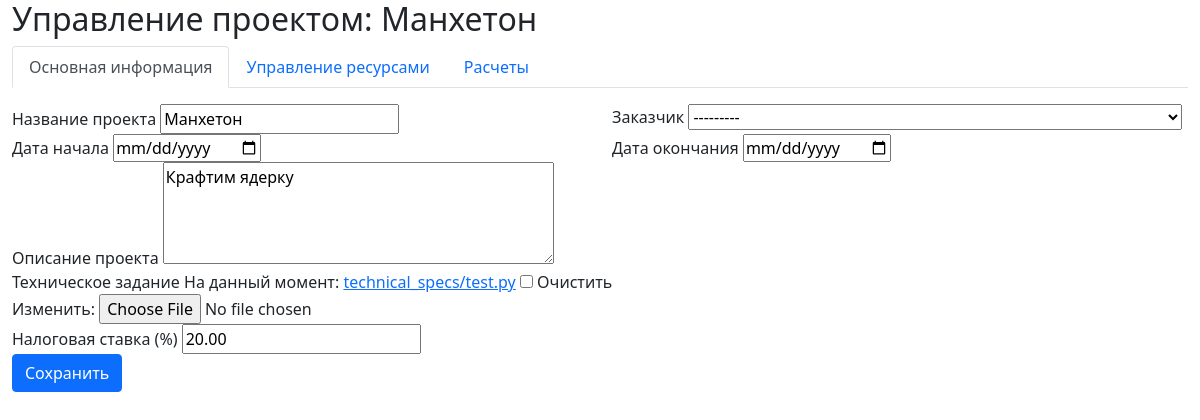
The app's page /projects/2/ (signed in) with its own data.
### projects/models.py (models this page shows, shortened)
class Project(models.Model):
    RESOURCE_TYPES = [
        ('employee', 'Сотрудник'),
        ('contractor', 'Исполнитель'),
        ('subcontractor', 'Субподрядчик'),
        ('equipment', 'Оборудование'),
    ]
    name = models.CharField(max_length=200, verbose_name="Название проекта")
    start_date = models.DateField(verbose_name="Дата начала")
    end_date = models.DateField(verbose_name="Дата окончания")
    description = models.TextField(verbose_name="Описание проекта", blank=True)
    customer = models.ForeignKey('customers.Customer', on_delete=models.SET_NULL,
                                 null=True, blank=True, verbose_name="Заказчик")
    technical_spec = models.FileField(upload_to='technical_specs/',
                                      null=True, blank=True, verbose_name="Техническое задание")
    tax_rate = models.DecimalField(max_digits=5, decimal_places=2, default=20.00,
                                   verbose_name="Налоговая ставка (%)",
                                   validators=[MinValueValidator(0)])
    total_cost = models.DecimalField(max_digits=15, decimal_places=2, default=0,
                                     verbose_name="Итоговая стоимость")
    cost_price = models.DecimalField(max_digits=15, decimal_places=2, default=0,
                                     verbose_name="Себестоимость")
    cost_with_margin = models.DecimalField(max_digits=15, decimal_places=2, default=0,
                                           verbose_name="Стоимость с маржинальностью")
    net_profit = models.DecimalField(max_digits=15, decimal_places=2, default=0,
                                     verbose_name="Чистая прибыль")
    created_at = models.DateTimeField(auto_now_add=True)
    updated_at = models.DateTimeField(auto_now=True)
    created_by = models.ForeignKey(User, on_delete=models.CASCADE)

### projects/views.py (the view)
# urls.py: path('<int:pk>/', views.project_detail, name='project_detail'),
@login_required
def project_detail(request, pk):
    project = get_object_or_404(Project, pk=pk, created_by=request.user)
    resources = project.projectresource_set.all()
    if request.method == 'POST':
        form = ProjectForm(request.POST, request.FILES, instance=project)
        if form.is_valid():
            form.save()
            project.calculate_costs()
            messages.success(request, 'Проект успешно обновлен!')
            return redirect('projects:project_detail', pk=project.pk)
    else:
        form = ProjectForm(instance=project)
    return render(request, 'projects/project_detail.html', {
        'project': project,
        'form': form,
        'resources': resources
    })

### projects/forms.py
class ProjectForm(forms.ModelForm):
    class Meta:
        model = Project
        fields = [
            'name', 'start_date', 'end_date', 'description', 'customer',
            'technical_spec', 'tax_rate'
        ]
        widgets = {
            'start_date': forms.DateInput(attrs={'type': 'date'}),
            'end_date': forms.DateInput(attrs={'type': 'date'}),
            'description': forms.Textarea(attrs={'rows': 4}),
        }

### customers/models.py (called while the page is built)
    def __str__(self):
        if self.customer_type == 'individual':
            return f"ФЛ: {self.full_name} (ИНН: {self.inn})"
        elif self.customer_type == 'entrepreneur':
            return f"ИП: {self.name or self.full_name} (ИНН: {self.inn})"
        else:
            return f"ЮЛ: {self.name} (ИНН: {self.inn})"

### projects/templates/projects/project_detail.html (shortened to what this page needs)
{% extends 'base.html' %}
{% load static %}
{% block content %}
<div class="container-fluid">
    <div class="row">
        <div class="col-md-12">
            <h2>Управление проектом: {{ project.name }}</h2>
            <ul class="nav nav-tabs" id="projectTabs" role="tablist">
                <li class="nav-item">
                    <a class="nav-link active" id="main-tab" data-toggle="tab" href="#main" role="tab">
                        Основная информация
                    </a>
                </li>
                <li class="nav-item">
                    <a class="nav-link" id="resources-tab" data-toggle="tab" href="#resources" role="tab">
                        Управление ресурсами
                    </a>
                </li>
                <li class="nav-item">
                    <a class="nav-link" id="calculations-tab" data-toggle="tab" href="#calculations" role="tab">
                        Расчеты
                    </a>
                </li>
            </ul>
            <div class="tab-content mt-3">
                <div class="tab-pane fade show active" id="main" role="tabpanel">
                    <form method="post" enctype="multipart/form-data">
                        <div class="row">
                            <div class="col-md-6">
                                <div class="form-group">
                                    <label>{{ form.name.label }}</label>
                                    {{ form.name }}
                                </div>
                            </div>
                            <div class="col-md-6">
                                <div class="form-group">
                                    <label>{{ form.customer.label }}</label>
                                    {{ form.customer }}
                                </div>
                            </div>
                        </div>
                        <div class="row">
                            <div class="col-md-6">
                                <div class="form-group">
                                    <label>{{ form.start_date.label }}</label>
                                    {{ form.start_date }}
                                </div>
                            </div>
                            <div class="col-md-6">
                                <div class="form-group">
                                    <label>{{ form.end_date.label }}</label>
                                    {{ form.end_date }}
                                </div>
                            </div>
                        </div>
                        <div class="form-group">
                            <label>{{ form.description.label }}</label>
                            {{ form.description }}
                        </div>
                        <div class="form-group">
                            <label>{{ form.technical_spec.label }}</label>
                            {{ form.technical_spec }}
                        </div>
                        <div class="form-group">
                            <label>{{ form.tax_rate.label }}</label>
                            {{ form.tax_rate }}
                        </div>
                        <button type="submit" class="btn btn-primary">Сохранить</button>
                    </form>
                </div>
            </div>
        </div>
    </div>
</div>
{% endblock %}

### records on screen
Project: name "Манхетон", customer "---------", description "Крафтим ядерку", tax_rate "20.00"
